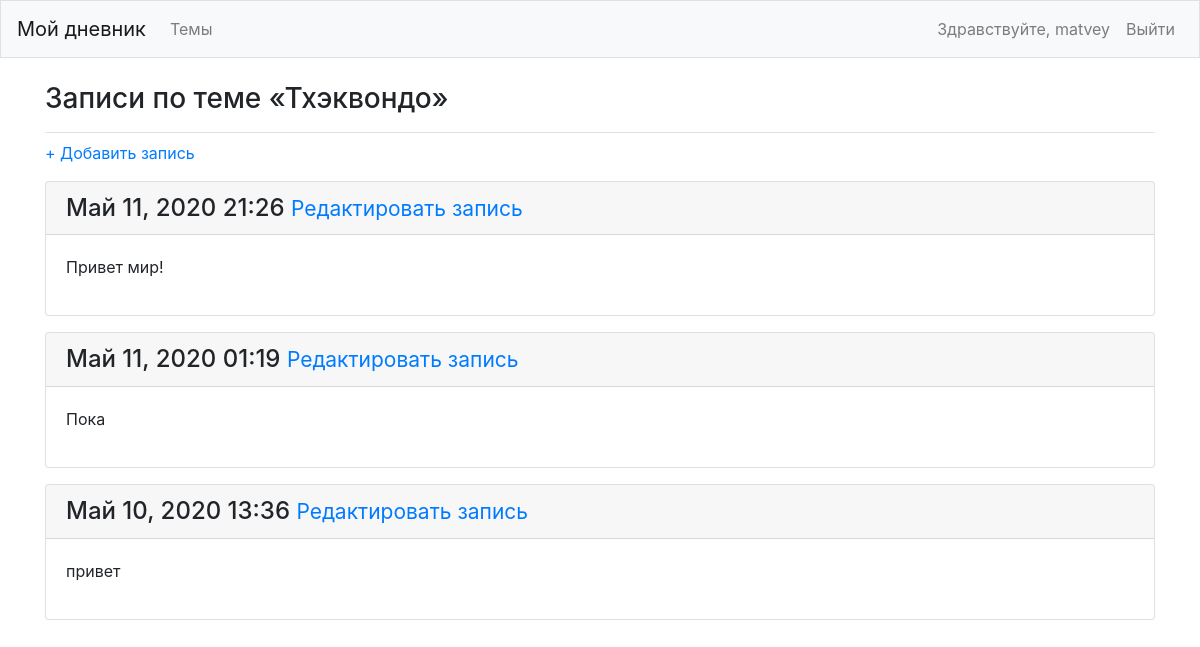
Page /topics/9/ (signed in) on the committed database.
### learning_logs/models.py (models this page shows, shortened)
class Topic(models.Model):
    text = models.CharField(max_length=200)
    date_added = models.DateTimeField(auto_now_add=True)
    owner = models.ForeignKey(User, on_delete=models.CASCADE)
    def __str__(self):
        return self.text

class Entry(models.Model):
    topic = models.ForeignKey(Topic, on_delete=models.CASCADE)
    text = models.TextField()
    date_added = models.DateTimeField(auto_now_add=True)
    class Meta:
        verbose_name_plural = "entries"

### learning_logs/views.py (the view)
# urls.py: path("topics/<int:topic_id>/", views.topic, name="topic"),
@login_required
def topic(request, topic_id):
	topic = Topic.objects.get(id=topic_id)
	if not check_topic_owner(topic.owner, request.user):
		raise Http404
	entries = topic.entry_set.order_by("-date_added")
	context = {"topic": topic, "entries": entries}
	return render(request, "learning_logs/topic.html", context)

### learning_logs/views.py (called while the page is built)
def check_topic_owner(owner, user):
	return owner == user

### learning_logs/templates/learning_logs/topic.html
{% extends "learning_logs/base.html" %}
{% block page_header %}
	<h3>Записи по теме «{{ topic }}»</h3>
{% endblock page_header %}
{% block content %}
<p>
	<a href="{% url 'learning_logs:new_entry' topic.id %}">+ Добавить запись</a>
</p>
	{% for entry in entries %}
		<div class="card mb-3">
			<h4 class="card-header">
				{{ entry.date_added|date:'M d, Y H:i' }}
				<small><a href="{% url 'learning_logs:edit_entry' entry.id %}">Редактировать запись</a></small>
			</h4>
			<div class="card-body">
				{{ entry.text|linebreaks }}
			</div>
		</div>
	{% empty %}
	<p>По этой теме еще не добавлено ни одной записи :(</p>
	{% endfor %}
{% endblock content %}

### learning_logs/templates/learning_logs/base.html (shortened to what this page needs)
{% load bootstrap4 %}
<!DOCTYPE html>
<html lang="ru">
<head>
	{% bootstrap_css %}
</head>
<body>
	<nav class="navbar navbar-expand-md navbar-light bg-light mb-4 border">
		<a class="navbar-brand" href="{% url 'learning_logs:index' %}">Мой дневник</a>
		<div class="collapse navbar-collapse" id="navbarCollapse">
			<ul class="navbar-nav mr-auto">
				<li class="nav-item">
					<a href="{% url 'learning_logs:topics' %}" class="nav-link">Темы</a>
				</li>
			</ul>
			<ul class="navbar-nav ml-auto">
				{% if user.is_authenticated %}
					<li class="nav-item mr-2">
						<span class="navbar-text">Здравствуйте, {{ user.username }}</span>
					</li>
					<li class="nav-item">
						<a href="{% url 'users:logout' %}" class="nav-link">Выйти</a>
					</li>
				{% endif %}
			</ul>
		</div>
	</nav>
	<main role="main" class="container">
		<div class="pb-2 mb-2 border-bottom">
			{% block page_header %}{% endblock page_header %}
		</div>
		<div>
			{% block content %}{% endblock content %}
		</div>
	</main>
</body>
</html>

### rows in the picture
Topic: text "Тхэквондо"
Entry: date_added "Май 11, 2020 21:26", text "Привет мир!"
Entry: date_added "Май 11, 2020 01:19", text "Пока"
Entry: date_added "Май 10, 2020 13:36", text "привет"

### other values in the picture
{{ user.username }} "matvey"
